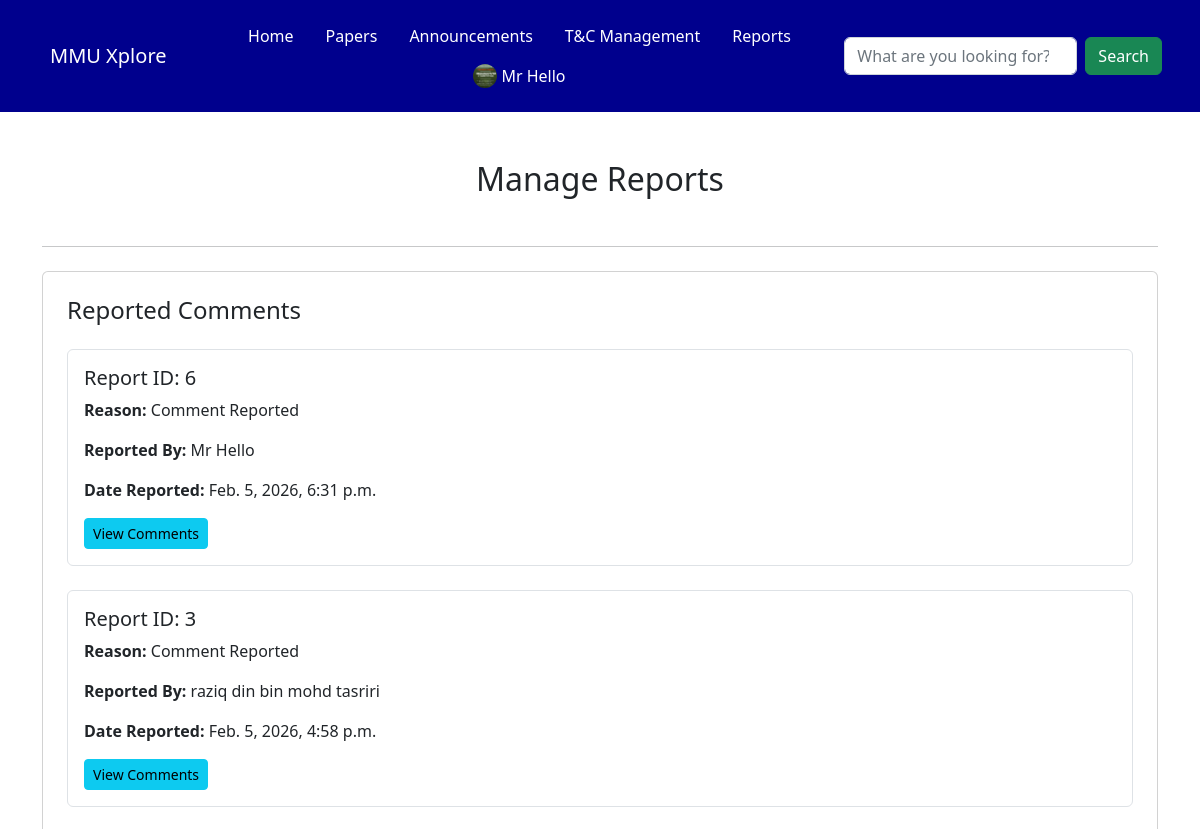
/adminguy/manage_user_reports/ (signed in, upper part), run on an earlier commit of the app's database.
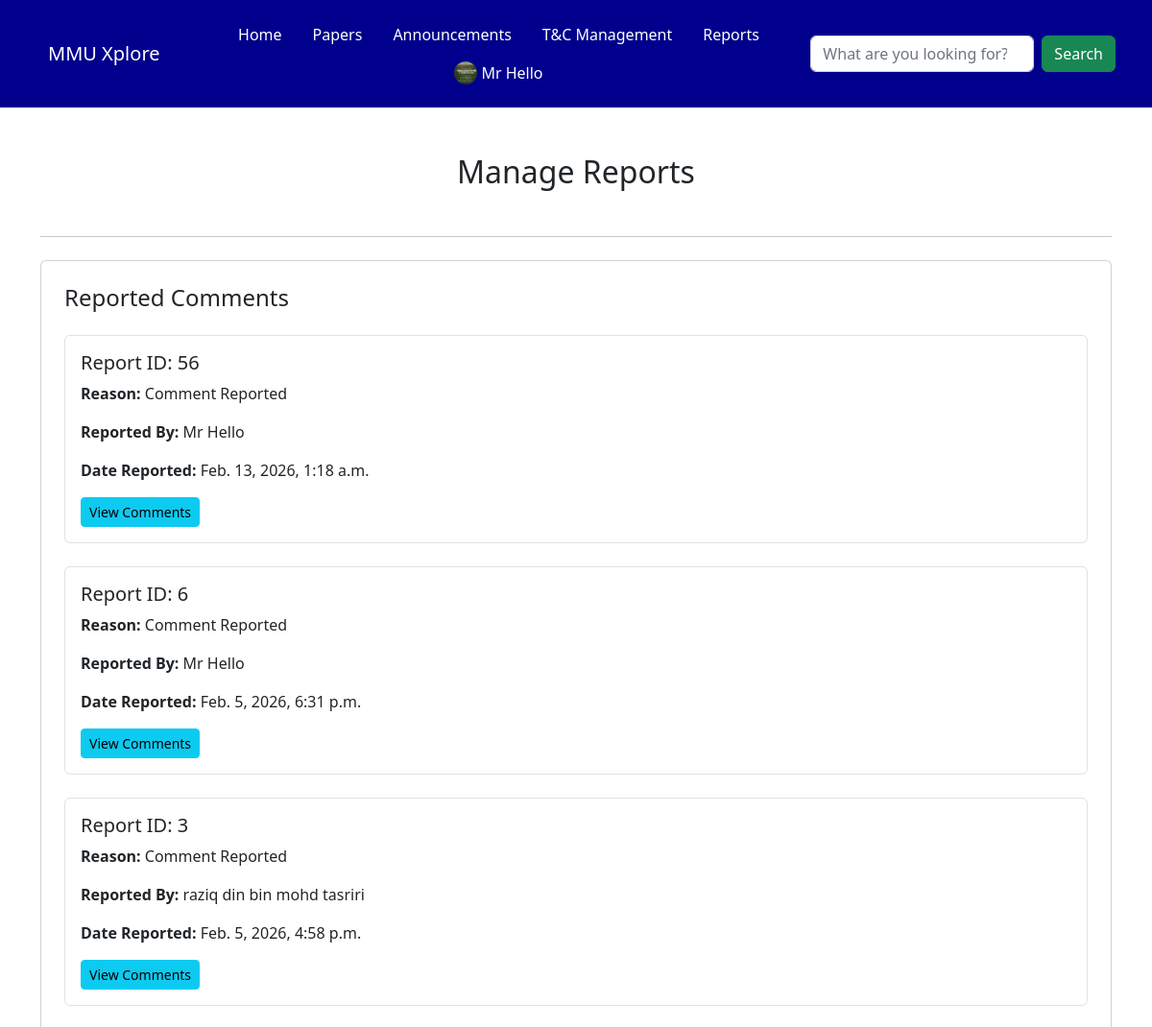
And on a later commit of the database.
### myapp/models.py (models this page shows, shortened)
class Notification(models.Model):
    notify_id = models.AutoField(primary_key=True)
    user_id = models.ForeignKey(User, on_delete=models.CASCADE, related_name='notifications') #recipient id
    notify_title = models.CharField(max_length=100)
    notify_message = models.TextField()
    created_at = models.DateTimeField(auto_now_add=True)
    sender_id = models.ForeignKey(User, on_delete=models.CASCADE, blank=True, null=True)

class User(models.Model):
     user_id = models.AutoField(primary_key=True)
     fullname = models.CharField(max_length=150 , default='unknown' , blank=True)
     university_id = models.CharField(max_length=50, unique=True , default='0000')
     email = models.EmailField(unique=True , default='unknown@example.com')
     password = models.CharField(max_length=250 , default='password')
     role = models.CharField(max_length=50, default='student')
     avatar = models.FileField(upload_to='profile/', blank=True, null=True)
     date_joined = models.DateTimeField(auto_now_add=True )
     def __str__(self):
          return self.fullname

### myapp/views.py (the view)
# urls.py: path('adminguy/manage_user_reports/', views.manage_user_reports, name='manage_user_reports' ),
def manage_user_reports(request):
    user_name = request.session.get('user_name', 'Guest')
    reports = Notification.objects.all().filter(notify_title="Comment Reported").order_by('-created_at')
    context = {
        'user_name': user_name,
        'reports': reports
    }
    return render(request, 'adminguy/manage_report.html', context)

### myapp/templates/adminguy/manage_report.html (shortened to what this page needs)
<!DOCTYPE html>
<html lang="en">
<head>
    <link href="https://cdn.jsdelivr.net/npm/bootstrap@5.2.3/dist/css/bootstrap.min.css" rel="stylesheet">
</head>
<body>
    {% include 'components/admin_navbar.html' %}
<div class="container">
    <h2 class="mt-5 mb-5 text-center">Manage Reports</h2>
    <hr class="my-4">
    <div class="card p-4 mb-5">
        <h4 class="mb-4">Reported Comments</h4>
        {% for report in reports %}
            <div class="mb-4 p-3 border rounded">
                <h5>Report ID: {{ report.notify_id }}</h5>
                <p><strong>Reason:</strong> {{ report.notify_title }}</p>
                <p><strong>Reported By:</strong> {{ report.user_id }}</p>
                <p><strong>Date Reported:</strong> {{ report.created_at }}</p>
                <a href="{% url 'view_comment' report.notify_id %}" class="btn btn-info btn-sm">View Comments</a>
            </div>
        {% empty %}
            <p>No reports available.</p>
        {% endfor %}
    </div>
</div>
</body>
</html>

What changed in the data, as far as the page shows it:
added Notification: notify_id "56", notify_title "Comment Reported", user_id "Mr Hello", created_at "Feb. 13, 2026, 1:18 a.m."
